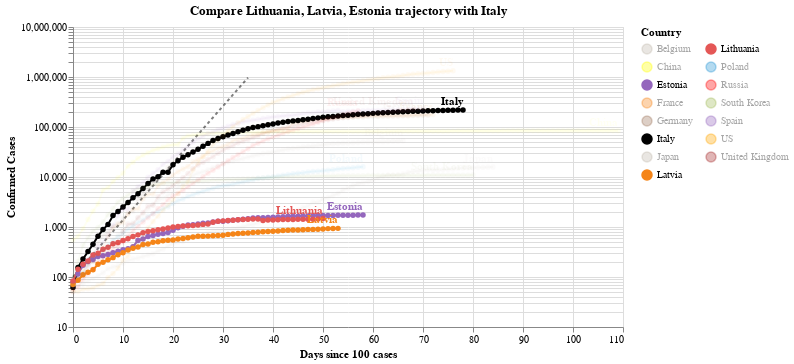

Notebook code cell kept with this figure:
### Code cell
#hide_input
chart3 = make_since_chart(dff2, ['Lithuania', 'Latvia', 'Estonia'], baseline_countries)
chart3

### Figure 1 — Vega-Lite specification as saved in the notebook (floating-point values rounded to 4 significant figures; data arrays with more than 128 entries replaced by an {"elided": "..."} marker saying what was removed)
{"config": {"view": {"continuousWidth": 400, "continuousHeight": 300}}, "layer": [{"data": {"name": "data-628230001892d6798b50651be41d1b3e"}, "mark": {"type": "line", "color": "black", "opacity": 0.5, "strokeDash": [3, 3]}, "encoding": {"x": {"type": "quantitative", "field": "Days since 100 cases"}, "y": {"type": "quantitative", "field": "Confirmed Cases"}}}, {"data": {"name": "data-d2c4db42cf72b1af64fbfad2fa1be7aa"}, "mark": {"type": "line", "point": true}, "encoding": {"color": {"type": "nominal", "field": "Country", "legend": {"columns": 2}, "scale": {"domain": ["Belgium", "China", "Estonia", "France", "Germany", "Italy", "Japan", "Latvia", "Lithuania", "Poland", "Russia", "South Korea", "Spain", "US", "United Kingdom"], "range": ["#C1B7AD", "yellow", "#9467bd", "#F58518", "#9D755D", "black", "#C1B7AD", "#F58518", "#E45756", "#2495D3", "red", "#A1BA59", "#9467bd", "orange", "brown"]}}, "opacity": {"condition": {"value": 1, "selection": "selector011"}, "value": 0.05}, "tooltip": [{"type": "nominal", "field": "Country"}, {"type": "temporal", "field": "Date"}, {"type": "quantitative", "field": "Confirmed Cases"}, {"type": "quantitative", "field": "Days since 100 cases"}], "x": {"type": "quantitative", "field": "Days since 100 cases"}, "y": {"type": "quantitative", "field": "Confirmed Cases", "scale": {"type": "log"}}}, "selection": {"selector011": {"type": "multi", "fields": ["Country"], "bind": "legend", "init": [{"Country": "Lithuania"}, {"Country": "Latvia"}, {"Country": "Estonia"}, {"Country": "Italy"}]}}, "width": 550}, {"data": {"name": "data-d2c4db42cf72b1af64fbfad2fa1be7aa"}, "mark": {"type": "text", "align": "right", "dy": -8, "fontWeight": "bold"}, "encoding": {"color": {"type": "nominal", "field": "Country", "legend": {"columns": 2}, "scale": {"domain": ["Belgium", "China", "Estonia", "France", "Germany", "Italy", "Japan", "Latvia", "Lithuania", "Poland", "Russia", "South Korea", "Spain", "US", "United Kingdom"], "range": ["#C1B7AD", "yellow", "#9467bd", "#F58518", "#9D755D", "black", "#C1B7AD", "#F58518", "#E45756", "#2495D3", "red", "#A1BA59", "#9467bd", "orange", "brown"]}}, "opacity": {"condition": {"value": 1, "selection": "selector011"}, "value": 0.05}, "text": {"type": "nominal", "field": "Country"}, "tooltip": [{"type": "nominal", "field": "Country"}, {"type": "temporal", "field": "Date"}, {"type": "quantitative", "field": "Confirmed Cases"}, {"type": "quantitative", "field": "Days since 100 cases"}], "x": {"type": "quantitative", "field": "Days since 100 cases"}, "y": {"type": "quantitative", "field": "Confirmed Cases", "scale": {"type": "log"}}}, "transform": [{"filter": "(datum['Date'] >= 1589068800000)"}], "width": 550}], "title": "Compare Lithuania, Latvia, Estonia trajectory with Italy", "$schema": "https://vega.github.io/schema/vega-lite/v4.0.2.json", "datasets": {"data-628230001892d6798b50651be41d1b3e": [{"Days since 100 cases": 0, "Confirmed Cases": 100.0}, {"Days since 100 cases": 1, "Confirmed Cases": 130.0}, {"Days since 100 cases": 2, "Confirmed Cases": 169.0}, {"Days since 100 cases": 3, "Confirmed Cases": 219.7}, {"Days since 100 cases": 4, "Confirmed Cases": 285.6}, {"Days since 100 cases": 5, "Confirmed Cases": 371.3}, {"Days since 100 cases": 6, "Confirmed Cases": 482.7}, {"Days since 100 cases": 7, "Confirmed Cases": 627.5}, {"Days since 100 cases": 8, "Confirmed Cases": 815.7}, {"Days since 100 cases": 9, "Confirmed Cases": 1060.0}, {"Days since 100 cases": 10, "Confirmed Cases": 1379.0}, {"Days since 100 cases": 11, "Confirmed Cases": 1792.0}, {"Days since 100 cases": 12, "Confirmed Cases": 2330.0}, {"Days since 100 cases": 13, "Confirmed Cases": 3029.0}, {"Days since 100 cases": 14, "Confirmed Cases": 3937.0}, {"Days since 100 cases": 15, "Confirmed Cases": 5119.0}, {"Days since 100 cases": 16, "Confirmed Cases": 6654.0}, {"Days since 100 cases": 17, "Confirmed Cases": 8650.0}, {"Days since 100 cases": 18, "Confirmed Cases": 11250.0}, {"Days since 100 cases": 19, "Confirmed Cases": 14620.0}, {"Days since 100 cases": 20, "Confirmed Cases": 19000.0}, {"Days since 100 cases": 21, "Confirmed Cases": 24710.0}, {"Days since 100 cases": 22, "Confirmed Cases": 32120.0}, {"Days since 100 cases": 23, "Confirmed Cases": 41750.0}, {"Days since 100 cases": 24, "Confirmed Cases": 54280.0}, {"Days since 100 cases": 25, "Confirmed Cases": 70560.0}, {"Days since 100 cases": 26, "Confirmed Cases": 91730.0}, {"Days since 100 cases": 27, "Confirmed Cases": 119300.0}, {"Days since 100 cases": 28, "Confirmed Cases": 155000.0}, {"Days since 100 cases": 29, "Confirmed Cases": 201500.0}, {"Days since 100 cases": 30, "Confirmed Cases": 262000.0}, {"Days since 100 cases": 31, "Confirmed Cases": 340600.0}, {"Days since 100 cases": 32, "Confirmed Cases": 442800.0}, {"Days since 100 cases": 33, "Confirmed Cases": 575600.0}, {"Days since 100 cases": 34, "Confirmed Cases": 748300.0}, {"Days since 100 cases": 35, "Confirmed Cases": 972800.0}], "data-d2c4db42cf72b1af64fbfad2fa1be7aa": {"elided": "1065 records"}}}
